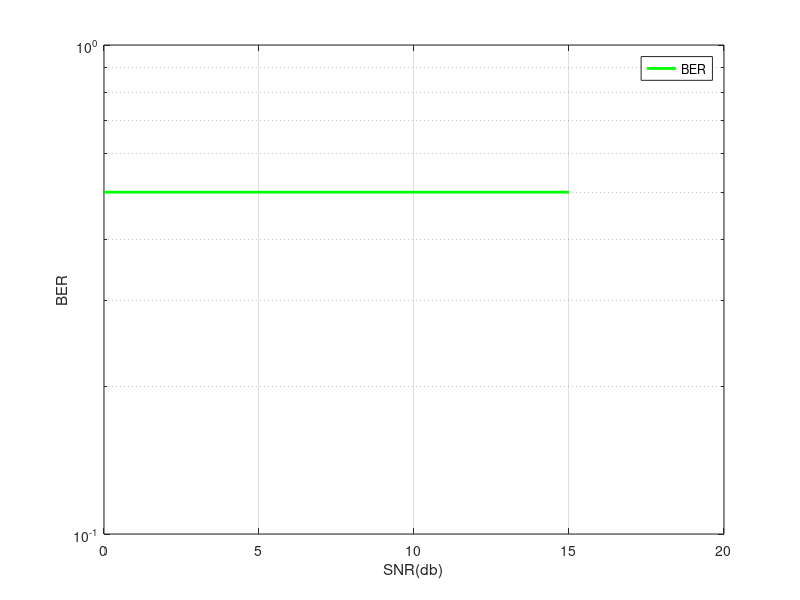

Write the MATLAB code that produced this figure.
close all;
clear all;
clc;

blockLength = 1000;
nBlocks = 20000;
SNRdb = 0:1:15;              % Signal-to-noise ratio in dB
SNR = 10.^(SNRdb/10);        % Convert SNR from dB to linear scale
No = 1;                      % Noise power spectral density
BER_BPSK = zeros(1, length(SNRdb)); % Initialize BER array

for blk = 1:nBlocks
    Bits = randi([0,1],1,blockLength);  % 1. Generate random bits of length equal to block length
    Sym = 2*Bits - 1;                     % 2. Generate BPSK symbols (map bit 1 -> +1, bit 0 -> -1)
    noise = sqrt(No/2) * (randn(1,blockLength)+1j*randn(1,blockLength)); % 3. Generate noise with variance No/2
   
    for K = 1:length(SNRdb)
        TxSym = sqrt(SNR(K)) * Sym;         % 4. Transmit the symbols, adjust amplitude according to SNR
        RxSym = TxSym + noise;              % 5. Calculate the received symbols (add noise)
        DecBits = real((RxSym) > 0);                % 6. Decision rule: if RxSym > 0, decode as 1, else decode as 0
        BER_BPSK(K) = BER_BPSK(K) + sum(DecBits ~= Bits)/blockLength;  % 7. Calculate BER for each SNR value
    end
end

BER = BER_BPSK / nBlocks;  % Compute average BER

semilogy(SNRdb,BER,'g','linewidth',2.0,'MarkerSize',9.0);
grid on;
legend('BER');
xlabel('SNR(db)');
ylabel('BER')
